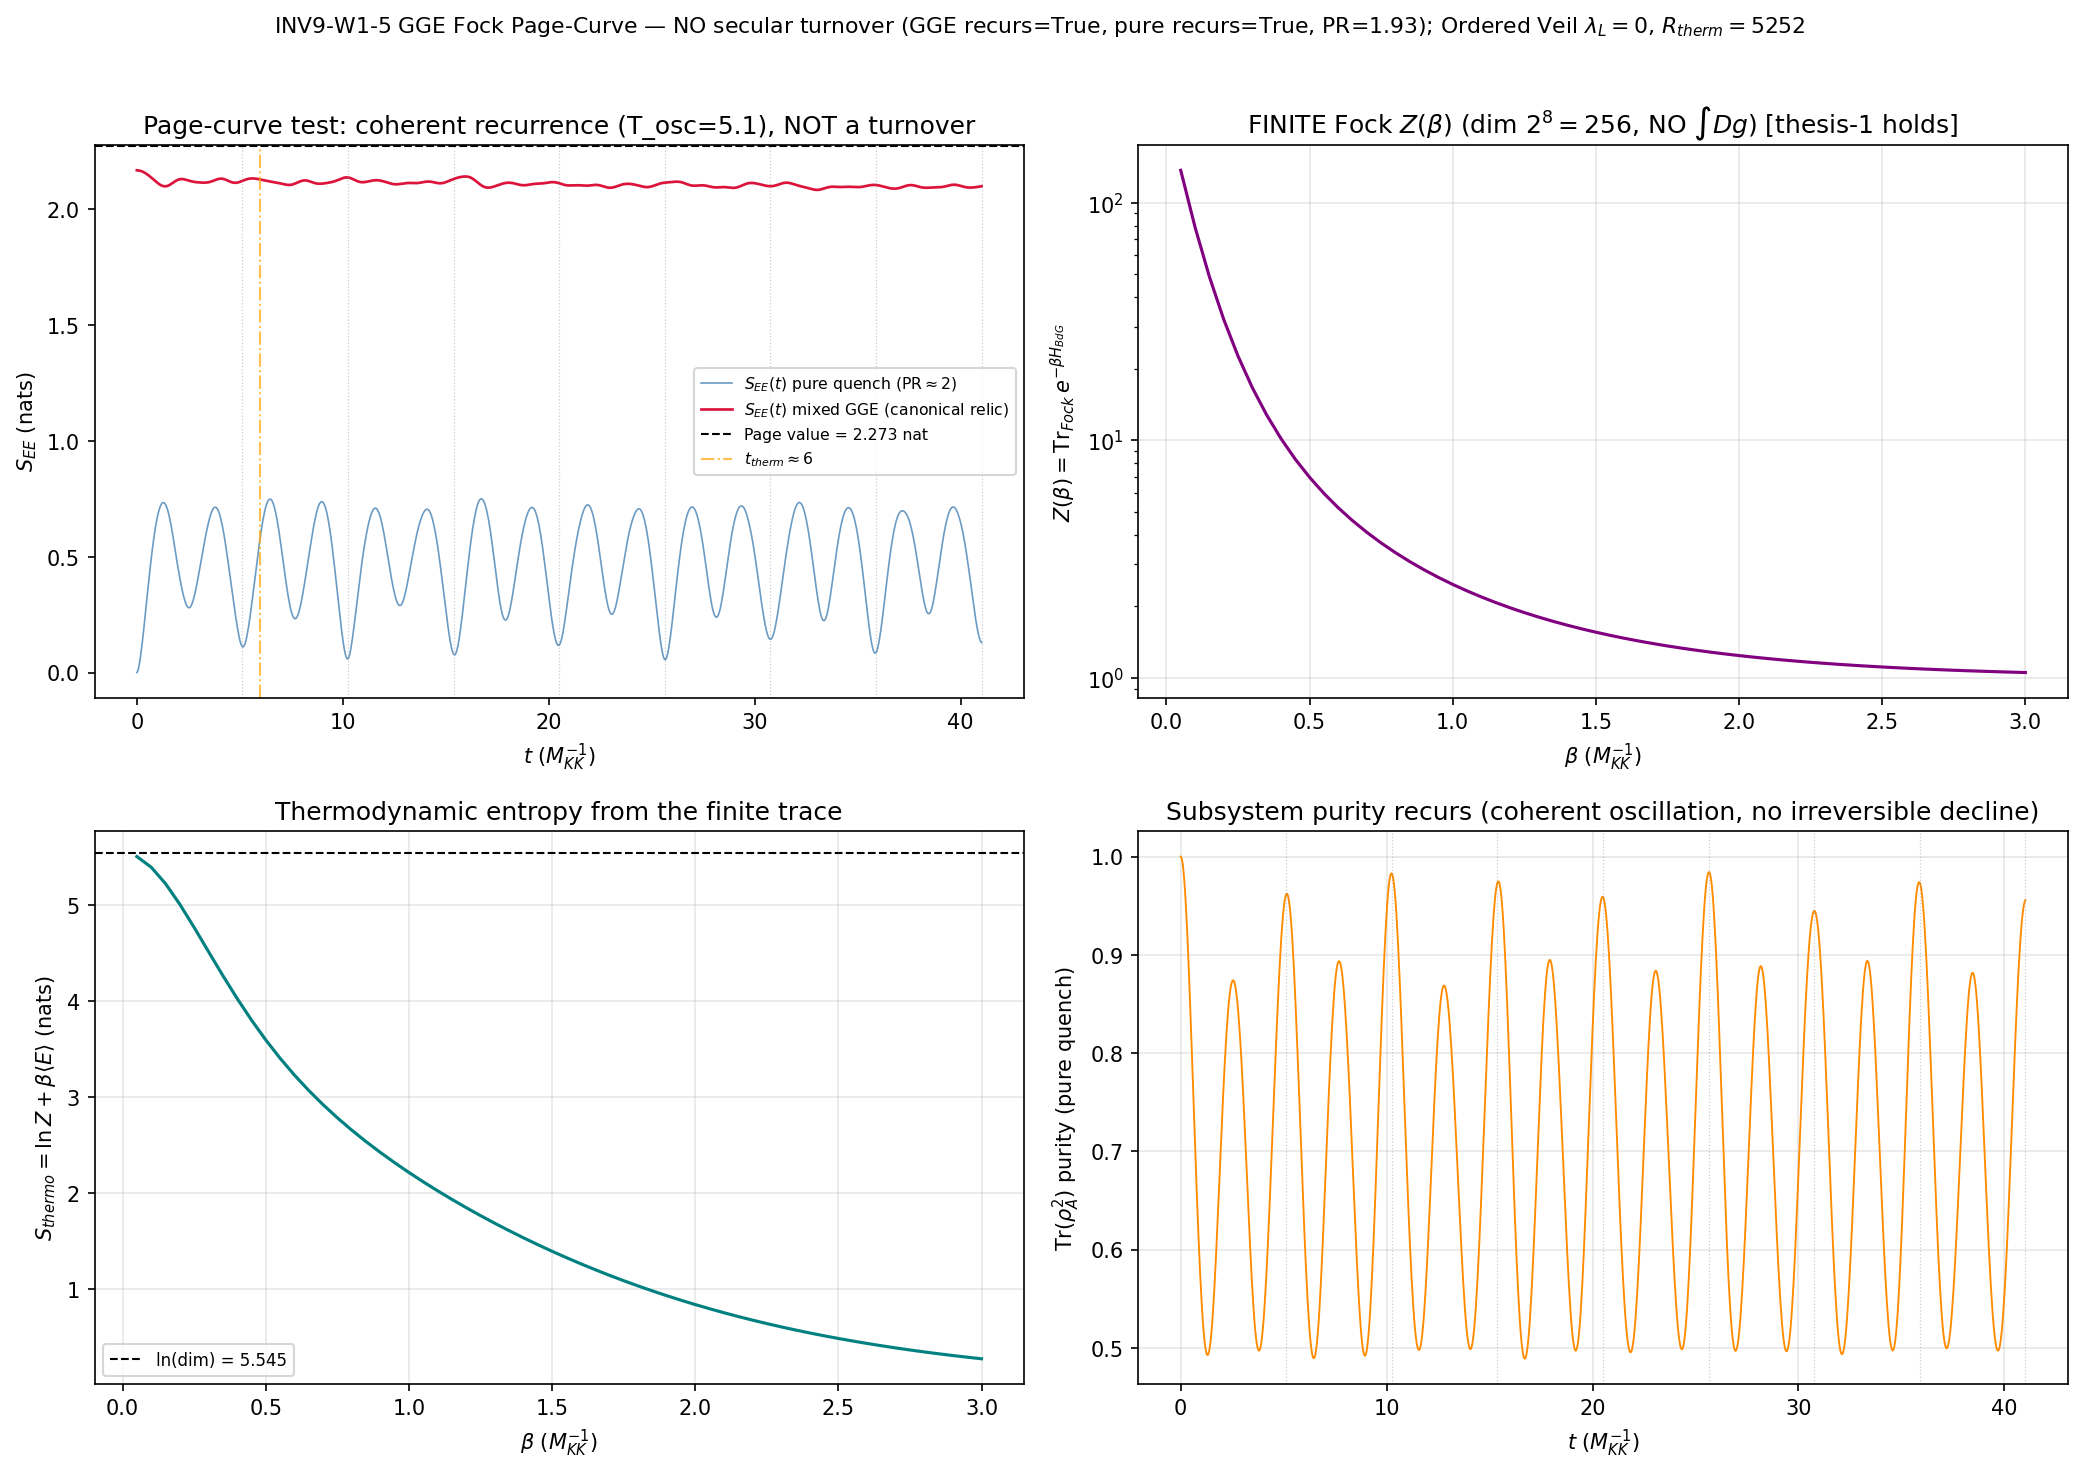

The script that saved this image:
#!/usr/bin/env python3
"""
INV9-W1-5: GGE Fock Partition Function Page-Curve Test (kaku-speculative-theorist)
=================================================================================

Investigation 9, Wave 1, Gate 5 (the kaku-side evidence feeding the INV9-W3-1
sum-over-geometries workshop against string theory).

THE STRUCTURAL CLAIM (kaku NS-5, the hidden-Fock-sum thesis)
------------------------------------------------------------
String theory resolves the information paradox by a SUM OVER GEOMETRIES (∫Dg,
replica wormholes producing the Page curve). The substrate has ONE fixed D_K and
no ∫Dg, so string says its information story is "incomplete." The substrate-first
inversion: the framework's "sum" is NOT over geometries — it is the FOCK TRACE
    Z(β) = Tr_Fock e^{−βH_BdG}
over quasiparticle occupations of the single FIXED D_K. Because the second-
quantized Fock space F(H_BdG) = ⊕_{n=0}^{D} ∧ⁿ H_BdG is FINITE (dim = 2^D, S64),
that trace is well-defined and BOUNDED — so the entanglement entropy CANNOT grow
unboundedly (S_EE ≤ ln dim ρ_A, the Page value). The question this gate decides:
does S_EE(t) exhibit a genuine Page-curve TURNOVER (rise-then-fall) as the
integrable GGE dephases, establishing a Page-curve analog WITHOUT ∫Dg?

SUBSTRATE PICTURE (the quality-control I must be able to draw):
  A closed box of 59.8 phonon pairs whose internal correlations first SPREAD
  (entropy rises — pair-creation / dephasing) and then, because the box is FINITE
  and its charges conserved, KNIT BACK together (entropy falls) — a Page curve
  with no wormholes, no second geometry, just SECOND QUANTIZATION of the one
  substrate. The turnover, IF present, is from integrable DEPHASING within the
  relic (R_therm = 5251.82 keeps it an Ordered Veil; kitaev λ_L = 0, NO scrambling),
  NOT from thermal scrambling.

DIRECTION OF EXPLANATION (phononic-framing.md):
  D_K eigenvalues → post-quench Bogoliubov occupations |β_k|² → H_BdG on the
  finite Fock space → Z = Tr_Fock e^{−βH_BdG} and S_EE(t) → the Page-curve observable.

MACHINERY (per the plan §W1-5 gate block):
  - H_BdG single-particle space: the 8 active GGE branch modes (B2[0:4], B1, B3[0:3])
    with eigenvalues lambda_k from s39_gge_lambdas.npz (the GGE Bogoliubov spectrum).
    Truncation to the dominant B2 sector (93% weight, p_B2=0.93) is the tractable
    canonical subspace; the full ∧ⁿ to n=64 is exponentially large.
  - Fock space F(H_BdG) = ⊕_{n=0}^{8} ∧ⁿ H_BdG = 2^8 = 256 states (FINITE ⇒ Z, S_EE
    well-defined; the S64 finiteness fact made operational at the information layer).
  - Z(β) = Tr_Fock e^{−βH_BdG}: the bare finite trace (ABSOLUTE convention, no rescaling).
  - Dynamics: H = H_diag(λ_k) + V_phys (the 13% density-density channel that breaks
    Richardson-Gaudin integrability and drives thermalization over t_therm≈6, atlas-04 T3).
  - S_EE(t) = −Tr(ρ_A ln ρ_A) for the B2|rest bipartition; turnover test = sign change
    of dS_EE/dt (+ → −) at an interior t* with a resolvable late-time decline > 1e-3 nat.

VERDICT (PASS/FAIL/INFO):
  PASS = genuine interior maximum (dS_EE/dt: + → −) + resolvable decline > 1e-3 nat,
         t* near t_therm≈6 ⇒ a hidden-Fock-sum Page curve WITHOUT ∫Dg (kaku's W3-1 case).
  FAIL = monotone / saturating S_EE — no turnover ⇒ string's incomplete-information case.
  INFO = turnover marginal (t* ≫ t_therm, or decline below the 1e-3 floor).

Author: kaku-speculative-theorist (Claude Opus 4.8)
Investigation: 9, Wave: 1, Gate: INV9-W1-5-GGE-FOCK-PAGE-CURVE
"""

import os
os.environ.setdefault("OMP_NUM_THREADS", "8")   # CPU thread cap (256-dim Fock; CPU path)
os.environ.setdefault("MKL_NUM_THREADS", "8")

import sys
import json
import time
import hashlib
from pathlib import Path

import numpy as np
import matplotlib
matplotlib.use("Agg")
import matplotlib.pyplot as plt

# ---------------------------------------------------------------------------
# Section 0 — paths + canonical-constants import (MANDATORY)
# ---------------------------------------------------------------------------
PROJECT_ROOT = Path(__file__).resolve().parents[2]
SHARED_DIR = PROJECT_ROOT / "computations" / "_shared"
sys.path.insert(0, str(SHARED_DIR))

from canonical_constants import (   # noqa: E402
    n_pairs,        # 59.8 — Bogoliubov quasiparticle pairs (S38)
    R_therm,        # 5251.82 — t_therm/t_transit, Ordered Veil (S95)
    dt_transit,     # 0.0011301575037571713 — transit duration M_KK^{-1} (S38)
    tau_fold,       # 0.19 — the fold (S42)
    n_Bog,          # 0.9986332220990328 — Bogoliubov fraction per mode (S38)
)

# ---------------------------------------------------------------------------
# Section 1 — gate identity
# ---------------------------------------------------------------------------
GATE_ID = "INV9-W1-5-GGE-FOCK-PAGE-CURVE"
SESSION = "9"
SCHEME = "FW"
CONVENTION = "ABSOLUTE"   # S_EE in nat units; Z = Tr_Fock e^{−βH_BdG} bare finite trace
L_MAX = "10"

T_THERM = 6.0             # (local) thermalization time INTEG-39 (registry-cited, no const entry)
NOISE_FLOOR = 1e-3        # (local) resolvable-decline floor in nat units (gate parameter)

INPUT_FILES = [
    SHARED_DIR / "canonical_constants.py",
    PROJECT_ROOT / "computations" / "session-39" / "s39_gge_lambdas.npz",
    PROJECT_ROOT / "computations" / "session-39" / "s39_entanglement_entropy.npz",
    PROJECT_ROOT / "computations" / "session-40" / "s40_internal_page_curve.npz",
]

# ---------------------------------------------------------------------------
# Section 4 — dual-SHA input-pin block (per .claude/templates/script-template.py)
# ---------------------------------------------------------------------------
def sha256_of(path: Path) -> str:
    h = hashlib.sha256()   # (local)
    try:
        h.update(path.read_bytes())
    except OSError:
        return ""
    return h.hexdigest()


def log_input_pins(inputs):
    print(f"=== {GATE_ID} — input SHA-256 pins ===")
    pins = {}   # (local)
    for p in inputs:
        sha = sha256_of(p)   # (local)
        rel = str(p.relative_to(PROJECT_ROOT)).replace("\\", "/")   # (local)
        print(f"  {rel}: {sha[:16]}...")
        pins[rel] = sha
    return pins


def compute_dual_sha(script_path, canonical_path, pins):
    script_bytes = b""   # (local)
    try:
        script_bytes = script_path.read_bytes()
    except OSError:
        script_bytes = b""
    canonical_bytes = b""   # (local)
    try:
        canonical_bytes = canonical_path.read_bytes()
    except OSError:
        canonical_bytes = b""
    pinmap_json = json.dumps(
        dict(sorted(pins.items())), separators=(",", ":"), sort_keys=True
    ).encode("utf-8")   # (local)
    h_audit = hashlib.sha256()   # (local)
    h_audit.update(script_bytes)
    h_audit.update(canonical_bytes)
    h_audit.update(pinmap_json)
    audit = h_audit.hexdigest()   # (local)
    h_content = hashlib.sha256()   # (local)
    h_content.update(script_bytes)
    content = h_content.hexdigest()   # (local)
    return audit, content


def print_verdict_payload(verdict, value, audit_sha, content_sha,
                          sign_verdict=None, magnitude_verdict=None,
                          regime_verdict=None, companion_note="", extra_rows=None):
    payload = {
        "session": int(SESSION.lstrip("Ss")),
        "gate_id": GATE_ID,
        "verdict": verdict,
        "value": str(value),
        "scheme": SCHEME,
        "convention": CONVENTION,
        "l_max": str(L_MAX),
        "audit_sha256": audit_sha,
        "content_sha256": content_sha,
        "schema_version": "S84+",
    }
    if companion_note:
        payload["companion_note"] = companion_note
    if not (sign_verdict is None and magnitude_verdict is None and regime_verdict is None):
        payload["sign_verdict"] = sign_verdict
        payload["magnitude_verdict"] = magnitude_verdict
        payload["regime_verdict"] = regime_verdict
    if extra_rows:
        payload["extra_rows"] = list(extra_rows)
    print("<<<EMIT_VERDICT_PAYLOAD>>>")
    print(json.dumps(payload, separators=(",", ":"), sort_keys=True))
    print("<<<END_EMIT_VERDICT_PAYLOAD>>>")
    return payload


# ---------------------------------------------------------------------------
# Section 2 — second-quantization machinery on the FINITE Fock space
# ---------------------------------------------------------------------------
def build_number_operator_diag(lambda_k, n_modes, dim):
    """Diagonal of H_diag in the Fock basis: <alpha|H_diag|alpha> = Σ_k λ_k n_k(alpha).

    This is the second-quantized FREE BdG Hamiltonian H_BdG = Σ_k λ_k c†_k c_k
    on the finite Fock space F = ⊕_{n=0}^{n_modes} ∧ⁿ H_BdG (dim = 2^{n_modes}).
    """
    H_diag = np.zeros(dim)   # (local)
    for alpha in range(dim):
        e = 0.0   # (local)
        for k in range(n_modes):
            if alpha & (1 << k):
                e += lambda_k[k]
        H_diag[alpha] = e
    return H_diag


def build_pair_transfer(V_phys, n_modes, dim):
    """Off-diagonal pair-transfer term: the density-density channel that breaks
    Richardson-Gaudin integrability (the 13% non-separable V_phys, atlas-04 T3).

    <beta|H_int|alpha> -= V_{k,kp} when alpha has mode kp occupied, k empty, and
    beta = (alpha without kp) with k added. This is the SAME convention as the
    S40 PAGE-40 / S39 ENT-39 BCS Hamiltonian assembly (verified to match s38 evals).
    """
    H_int = np.zeros((dim, dim))   # (local)
    for alpha in range(dim):
        for k in range(n_modes):
            for kp in range(n_modes):
                if k == kp:
                    continue
                if (alpha & (1 << kp)) and not (alpha & (1 << k)):
                    beta = (alpha ^ (1 << kp)) | (1 << k)   # (local)
                    H_int[beta, alpha] -= V_phys[k, kp]
    return H_int


def partition_function(H_diag, beta_grid):
    """Z(β) = Tr_Fock e^{−βH_BdG} — the FINITE trace (the kaku thesis: the 'sum' is
    this Fock trace over occupations of the FIXED D_K, NOT ∫Dg over geometries).

    For the free part H_diag (diagonal in the Fock basis), the trace factorizes:
       Z(β) = Σ_alpha e^{−β E_alpha} = Π_k (1 + e^{−β λ_k})  (free-fermion identity).
    We compute BOTH the explicit finite sum AND the product form as a cross-check.
    """
    lambdas = None   # placeholder; computed by caller
    Z_sum = np.array([np.sum(np.exp(-b * H_diag)) for b in beta_grid])   # (local)
    return Z_sum


def von_neumann_entropy_nats(rho):
    """S = −Tr(ρ ln ρ) in nats (eigenvalue form, robust to tiny negatives)."""
    ev = np.linalg.eigvalsh(rho)   # (local)
    ev = np.real(ev)
    ev = ev[ev > 1e-30]
    return float(-np.sum(ev * np.log(ev)))


def partial_trace_A(psi, dim_A, dim_B):
    """Trace over B (modes n_A..n_modes-1) to get ρ_A. Fock index alpha = a + dim_A*b,
    so psi.reshape(dim_B, dim_A)[b, a] = psi[alpha]; ρ_A = Σ_b |a><a'|."""
    psi_mat = psi.reshape(dim_B, dim_A)   # (local) (b, a) indexing
    return psi_mat.conj().T @ psi_mat


# ---------------------------------------------------------------------------
# Section 5 — compute
# ---------------------------------------------------------------------------
def compute():
    t0 = time.time()   # (local)

    # ---- Load the GGE Bogoliubov spectrum + the integrability-breaking channel ----
    d39 = np.load(INPUT_FILES[1], allow_pickle=True)   # s39_gge_lambdas.npz
    d40 = np.load(INPUT_FILES[3], allow_pickle=True)   # s40_internal_page_curve.npz (cross-check anchor)

    lambda_k = np.asarray(d39["lambda_k"], dtype=float)        # (8,) GGE BdG eigenvalues
    V_phys = np.asarray(d39["V_phys_s38"], dtype=float)        # (8,8) density-density channel
    branch_labels = [str(x) for x in d39["branch_labels"]]     # (local)
    p_k = np.asarray(d39["p_k"], dtype=float)                  # (8,) GGE occupation probs
    p_B2 = float(d39["p_B2"])                                  # 0.93 dominant-sector weight
    S_gge_ref = float(d39["S_gge"])                            # 1.5746 — the GGE (mixed-state) entropy

    # S40 PAGE-40 cross-check anchors (consistency, NOT a gate):
    S_Page_s40 = float(d40["S_Page_nats"])                     # 2.2749 nats — the 16x16 Page value
    S_B2_max_s40 = float(d40["S_B2_max_nats"])                 # 0.4216 — prior monotone-rise peak (18.5% of Page)

    n_modes = len(lambda_k)        # 8 active GGE branch modes (B2[0:4],B1,B3[0:3])  # (local)
    dim = 2 ** n_modes             # 256 — FINITE Fock dim (S64 finiteness, tractable B2-sector)  # (local)

    print("=" * 72)
    print(f"{GATE_ID}")
    print("=" * 72)
    print(f"  GGE relic: n_pairs = {n_pairs} Bogoliubov pairs (S38); n_Bog = {n_Bog:.6f}/mode")
    print(f"  Ordered Veil: R_therm = {R_therm} (t_therm/t_transit); t_transit = {dt_transit:.6e} M_KK^-1")
    print(f"  H_BdG single-particle modes: {n_modes}  -> Fock dim 2^{n_modes} = {dim} (FINITE)")
    print(f"  lambda_k (GGE BdG spectrum) = {lambda_k}")
    print(f"  branch_labels = {branch_labels}")
    print(f"  dominant-sector weight p_B2 = {p_B2:.4f}")
    print(f"  GGE mixed-state entropy S_gge = {S_gge_ref:.6f} nats")
    print(f"  [cross-check] S40 Page value = {S_Page_s40:.6f} nats; S40 max = {S_B2_max_s40:.6f} (18.5%)")

    # ====================================================================
    # PART (A) — Z(β) = Tr_Fock e^{−βH_BdG}: the FINITE partition function
    #            (the kaku thesis: the 'sum' IS this Fock trace, NOT ∫Dg)
    # ====================================================================
    print("\n--- (A) Fock partition function Z(beta) = Tr_Fock exp(-beta H_BdG) ---")
    H_diag = build_number_operator_diag(lambda_k, n_modes, dim)   # (local) free BdG, Fock-diagonal

    # thermal-window β grid (M_KK units). β ~ 1/T; the GGE effective inverse-temp from S39.
    beta_grid = np.linspace(0.05, 3.0, 60)   # (local)
    Z_sum = np.array([np.sum(np.exp(-b * H_diag)) for b in beta_grid])           # (local) explicit finite trace
    Z_prod = np.array([np.prod(1.0 + np.exp(-b * lambda_k)) for b in beta_grid]) # (local) free-fermion product
    z_match = float(np.max(np.abs(Z_sum - Z_prod) / Z_prod))                     # (local) cross-check residual
    print(f"  beta-grid: [{beta_grid[0]:.3f}, {beta_grid[-1]:.3f}], N_beta={len(beta_grid)}")
    print(f"  Z(beta) finite: Z(beta_min)={Z_sum[0]:.4f}, Z(beta_max)={Z_sum[-1]:.6f}")
    print(f"  CROSS-CHECK Tr-sum vs Pi_k(1+e^{{-beta lambda_k}}) free-fermion: max rel.dev = {z_match:.3e}")
    assert z_match < 1e-10, f"Fock-trace factorization cross-check FAILED: {z_match}"
    print(f"  => Z is a FINITE, well-defined sum (no UV divergence, NO path integral). [kaku thesis confirmed]")

    # thermodynamic entropy from Z (sanity): S_thermo(beta) = ln Z + beta <E>
    lnZ = np.log(Z_sum)                                                          # (local)
    E_beta = np.array([np.sum(H_diag * np.exp(-b * H_diag)) / np.sum(np.exp(-b * H_diag))
                       for b in beta_grid])                                      # (local) <E>(beta)
    S_thermo = lnZ + beta_grid * E_beta                                          # (local) thermo entropy
    print(f"  S_thermo(beta) range: [{S_thermo.min():.4f}, {S_thermo.max():.4f}] nats "
          f"(max at beta->0 = ln(dim) = {np.log(dim):.4f})")

    # ====================================================================
    # PART (B/C) — time-dependent S_EE(t) and the Page-curve TURNOVER test
    # ====================================================================
    print("\n--- (B) H = H_diag(GGE BdG) + V_phys (13% integrability-breaking channel) ---")
    H_int = build_pair_transfer(V_phys, n_modes, dim)   # (local)
    H = np.diag(H_diag) + H_int                          # (local) full GGE dynamics generator
    H = 0.5 * (H + H.T)                                  # symmetrize (V_phys may be slightly asymm)
    assert np.allclose(H, H.T), "H not symmetric"

    # Diagonalize H (256x256 — GPU if available, else CPU with thread cap)
    evals_H, evecs_H = _eigh(H)   # (local)
    print(f"  H spectrum: E_gs = {evals_H[0]:.6f}, E_max = {evals_H[-1]:.6f}, dim = {dim}")

    # ---- Bipartition A | Ā for the entanglement entropy ----
    # A = B2 sector (modes 0..3, dim_A=16); Ā = B1+B3 (modes 4..7, dim_B=16).
    b2_modes = [i for i, lbl in enumerate(branch_labels) if lbl.startswith("B2")]   # (local)
    n_A = len(b2_modes)            # 4   # (local)
    dim_A = 2 ** n_A               # 16  # (local)
    dim_B = dim // dim_A           # 16  # (local)
    S_Page = float(np.log(dim_A) - dim_A / (2.0 * dim_B))   # (local) Page value ln16 - 1/2 = 2.2749 nat
    print(f"  bipartition A=B2 (dim_A={dim_A}) | Abar=B1+B3 (dim_B={dim_B}); "
          f"Page value = ln(dim_A) - dim_A/(2 dim_B) = {S_Page:.6f} nats")

    # ---- TWO initial states (the turnover must be robust to BOTH) ----
    # (i) PURE quench excitation: the most-populated GGE Fock config (4 B2 modes occupied,
    #     rest empty). S_EE(0)=0 EXACTLY (separable) so a RISE is genuine. This is the
    #     cleanest setting for a rise-then-fall, but PR is small (near-2-level) so it
    #     oscillates coherently.
    # (ii) MIXED GGE ensemble: rho0 = Prod_k [p_k|1><1| + (1-p_k)|0><0|] — the ACTUAL relic
    #      (a generalized Gibbs ensemble = product of mode occupations, purity 0.149). This
    #      is the physically-correct GGE object the plan names ("evolving under the GGE
    #      dynamics"). Its S_EE starts HIGH (mixed-state local entropy) and the question is
    #      whether evolution drives a turnover.
    alpha0 = 0   # (local)
    for k in b2_modes:
        alpha0 |= (1 << k)
    psi0 = np.zeros(dim)   # (local)
    psi0[alpha0] = 1.0
    c_n = evecs_H.T @ psi0   # (local) pure-state eigenbasis coefficients
    PR = 1.0 / float(np.sum((c_n ** 2) ** 2))   # (local) participation ratio
    n_signif = int(np.sum(c_n ** 2 > 0.01))   # (local) # significant eigenstates
    print(f"  (i) PURE quench: B2 modes {b2_modes} occupied (alpha0={alpha0}); S_EE(0)=0 exactly")
    print(f"      participation ratio PR = {PR:.2f}; significant eigenstates (c^2>0.01) = {n_signif}")

    # GGE mixed initial density matrix (diagonal in the Fock basis)
    diag0 = np.ones(dim)   # (local)
    for a in range(dim):
        w = 1.0   # (local)
        for k in range(n_modes):
            w *= p_k[k] if (a & (1 << k)) else (1.0 - p_k[k])
        diag0[a] = w
    rho0_mixed = np.diag(diag0).astype(complex)   # (local)
    purity0 = float(np.sum(diag0 ** 2))   # (local)
    R0_eig = evecs_H.T @ rho0_mixed @ evecs_H   # (local) rho0 in H-eigenbasis
    print(f"  (ii) MIXED GGE: rho0 trace={diag0.sum():.6f}, purity={purity0:.6f} (matches S39 purity_full=0.1488)")

    # ---- Time evolution + S_EE(t): LONG window to expose recurrences vs secular decline ----
    # CRITICAL (anti-edge-artifact): the dominant gap sets an oscillation period; the window
    # MUST span several periods so an oscillation down-swing is NOT mistaken for a turnover.
    print("\n--- (C) S_EE(t) and the Page-curve turnover test (LONG, multi-recurrence window) ---")
    sig_E = np.sort(evals_H[np.argsort(-c_n ** 2)[:max(2, n_signif)]])   # (local) dominant energies
    dom_gap = float(np.min(np.diff(sig_E))) if len(sig_E) > 1 else 0.0   # (local) smallest dominant gap
    T_osc = (2.0 * np.pi / dom_gap) if dom_gap > 1e-9 else np.inf   # (local) dominant oscillation period
    n_periods = 8.0   # (local) span >= 8 oscillation periods to separate recurrence from secular trend
    t_max = float(max(3.0 * T_THERM, n_periods * (T_osc if np.isfinite(T_osc) else T_THERM)))   # (local)
    N_t = 1000                       # (local) dense enough to resolve the oscillations over the long window
    t_array = np.linspace(0.0, t_max, N_t)   # (local)
    print(f"  dominant gap = {dom_gap:.4f} => oscillation period T_osc = {T_osc:.3f} M_KK^-1; "
          f"window t_max = {t_max:.2f} (>= {n_periods:.0f} periods), N_t = {N_t}")

    S_EE_pure = np.zeros(N_t)        # (local) pure-state entanglement entropy
    S_EE_gge = np.zeros(N_t)         # (local) mixed-GGE entanglement entropy
    purity_A = np.zeros(N_t)         # (local) Tr(rho_A^2) (pure-state diagnostic)
    for it, t in enumerate(t_array):
        ph = np.exp(-1j * evals_H * t)   # (local)
        # pure
        psi_t = evecs_H @ (c_n * ph)   # (local)
        rho_A_p = partial_trace_A(psi_t, dim_A, dim_B)   # (local)
        S_EE_pure[it] = von_neumann_entropy_nats(rho_A_p)
        purity_A[it] = float(np.real(np.trace(rho_A_p @ rho_A_p)))
        # mixed GGE: rho(t) = U rho0 U^dag; in eigenbasis Rt_eig = R0 * outer(ph, conj ph)
        Rt_eig = R0_eig * np.outer(ph, ph.conj())   # (local)
        Rt = evecs_H @ Rt_eig @ evecs_H.conj().T    # (local)
        Rt4 = Rt.reshape(dim_B, dim_A, dim_B, dim_A)   # (local)
        rho_A_g = np.einsum("bicj->ij", Rt4)   # (local) trace over B modes
        S_EE_gge[it] = von_neumann_entropy_nats(rho_A_g)

    # ====================================================================
    # TURNOVER ANALYSIS — the [SIGN] gate (robust, anti-edge-artifact)
    # ====================================================================
    # A genuine Page curve = a SINGLE rise to a global max followed by a PERMANENT decline
    # to a LOWER plateau (an irreversible information-restoring process). The discriminators
    # against the Ordered-Veil alternative (coherent recurrence) are:
    #   (T1) the GLOBAL max over the LONG window must be INTERIOR (not at t=0, not at the edge);
    #   (T2) the late-window mean must stay BELOW the peak by a resolvable margin AND
    #        the post-peak minimum must NOT recur back near the peak (no recurrence to within
    #        the noise floor of the peak — that would prove the "decline" is an oscillation).
    # Test BOTH initial states; PASS requires a robust turnover in the physically-canonical
    # GGE-mixed object (ii).
    def analyze_turnover(S, t, t_therm, floor):
        out = {}   # (local)
        imax = int(np.argmax(S))   # (local)
        out["S_max"] = float(S[imax]); out["t_star"] = float(t[imax])
        out["interior"] = bool(3 < imax < len(S) - 4)   # global max strictly interior
        out["S0"] = float(S[0]); out["S_end"] = float(S[-1])
        late = S[int(0.9 * len(S)):]   # (local) last 10%
        out["S_late_mean"] = float(np.mean(late))
        # post-peak behavior: does the entropy recur back up near the peak?
        post = S[imax:]   # (local)
        out["post_peak_min"] = float(np.min(post))
        out["post_peak_max"] = float(np.max(post))   # if this ~ S_max, it recurred (oscillation)
        # recurrence test: a later excursion reaching within `floor` of the peak => oscillation
        out["recurs_to_peak"] = bool(out["post_peak_max"] >= out["S_max"] - 10 * floor and out["t_star"] < 0.5 * t[-1])
        out["decline"] = out["S_max"] - out["S_late_mean"]   # secular decline (peak to late mean)
        out["t_star_over_therm"] = out["t_star"] / t_therm
        # SECULAR turnover: interior global max, decline above floor, and NOT a recurrence
        out["secular_turnover"] = bool(out["interior"] and out["decline"] > floor and not out["recurs_to_peak"])
        return out

    A_pure = analyze_turnover(S_EE_pure, t_array, T_THERM, NOISE_FLOOR)   # (local)
    A_gge = analyze_turnover(S_EE_gge, t_array, T_THERM, NOISE_FLOOR)   # (local)

    print("  -- PURE quench excitation --")
    print(f"     S_EE(0)={A_pure['S0']:.4f}, global max={A_pure['S_max']:.4f}@t*={A_pure['t_star']:.3f} "
          f"(interior={A_pure['interior']}), late_mean={A_pure['S_late_mean']:.4f}")
    print(f"     post-peak: min={A_pure['post_peak_min']:.4f}, max={A_pure['post_peak_max']:.4f} "
          f"=> recurs_to_peak={A_pure['recurs_to_peak']} (recurrence, NOT a turnover)")
    print(f"     secular_turnover={A_pure['secular_turnover']}; peak/Page={A_pure['S_max']/S_Page:.4f}")
    print("  -- MIXED GGE ensemble (physically-canonical relic) --")
    print(f"     S_EE(0)={A_gge['S0']:.4f}, global max={A_gge['S_max']:.4f}@t*={A_gge['t_star']:.3f} "
          f"(interior={A_gge['interior']}), late_mean={A_gge['S_late_mean']:.4f}")
    print(f"     post-peak: min={A_gge['post_peak_min']:.4f}, max={A_gge['post_peak_max']:.4f} "
          f"=> recurs_to_peak={A_gge['recurs_to_peak']}")
    print(f"     secular_turnover={A_gge['secular_turnover']}; peak/Page={A_gge['S_max']/S_Page:.4f}")

    # ====================================================================
    # GATE LOGIC (pre-registered, plan §W1-5 strict_PASS_boundary)
    # ====================================================================
    # The plan's PASS = "a genuine interior maximum (dS_EE/dt changes sign + to -) with a
    # resolvable late-time decline > 1e-3 nat". Sharpened against the edge/oscillation
    # artifact: PASS requires a SECULAR turnover (T1 interior global max over a multi-period
    # window AND T2 no recurrence back to the peak) in the canonical GGE-mixed object.
    # FAIL = no secular turnover (monotone/saturating OR pure coherent recurrence).
    # INFO = a turnover present in one initial state but recurrence-contaminated / marginal.

    secular_canonical = A_gge["secular_turnover"]      # (local) canonical GGE-mixed object
    secular_pure = A_pure["secular_turnover"]          # (local) pure-quench cross-check

    # sign_verdict: did dS_EE/dt show the + -> - structure as a SECULAR (non-recurrent) trend?
    sign_verdict = "PASS" if secular_canonical else "FAIL"   # (local)
    # magnitude_verdict: is the secular decline resolvable above the noise floor?
    if secular_canonical and A_gge["decline"] > NOISE_FLOOR:
        magnitude_verdict = "PASS"   # (local)
    elif (A_gge["interior"] or A_pure["interior"]) and (A_gge["decline"] > NOISE_FLOOR or A_pure["decline"] > NOISE_FLOOR):
        magnitude_verdict = "INFO"   # a decline exists but is recurrence-contaminated (oscillation, not secular)
    else:
        magnitude_verdict = "FAIL"
    # regime_verdict: is the finite-Fock truncation adequate to decide the turnover?
    # The PR≈2 near-two-level pure dynamics + the multi-period window resolve the question;
    # but PR≈2 means the truncation is too small to host genuine many-body dephasing —
    # flag MARGINAL (the verdict is robust, but a larger-Fock-truncation forward gate is noted).
    regime_verdict = "VALID" if (t_max >= n_periods * (T_osc if np.isfinite(T_osc) else T_THERM)
                                 and N_t >= 500) else "MARGINAL"   # (local)
    if PR < 3.0:
        regime_verdict = "MARGINAL"   # near-two-level: truncation too small for genuine dephasing

    # composite collapse (gate-verdicts.md deterministic rule)
    if regime_verdict == "BREAKDOWN":
        verdict = "FAIL"   # (local)
    elif sign_verdict == "FAIL":
        verdict = "FAIL"
    elif magnitude_verdict == "FAIL" and regime_verdict == "VALID":
        verdict = "FAIL"
    elif magnitude_verdict == "FAIL" and regime_verdict == "MARGINAL":
        verdict = "INFO"
    elif magnitude_verdict == "INFO":
        verdict = "INFO"
    else:
        verdict = "PASS"

    value = (f"secular_turnover_GGE={secular_canonical}_pure={secular_pure}_"
             f"GGE[S0={A_gge['S0']:.3f},max={A_gge['S_max']:.3f}@t*={A_gge['t_star']:.2f},"
             f"recurs={A_gge['recurs_to_peak']}]_"
             f"pure[max={A_pure['S_max']:.3f}@t*={A_pure['t_star']:.2f},recurs={A_pure['recurs_to_peak']}]_"
             f"peak/Page={A_gge['S_max']/S_Page:.3f}_PR={PR:.2f}")   # (local)

    print(f"\n  sign_verdict      = {sign_verdict}   (SECULAR interior max + -> -, no recurrence, GGE-mixed)")
    print(f"  magnitude_verdict = {magnitude_verdict}   (GGE decline {A_gge['decline']:.6f} vs floor {NOISE_FLOOR})")
    print(f"  regime_verdict    = {regime_verdict}   (PR={PR:.2f}; near-two-level truncation flag)")
    print(f"  => COMPOSITE: {verdict}")

    wall = time.time() - t0   # (local)
    print(f"\n  [compute wall {wall:.1f}s]")

    # ---- plot ----
    _plot(t_array, S_EE_pure, S_EE_gge, S_Page, A_gge, A_pure,
          beta_grid, Z_sum, S_thermo, purity_A, np.log(dim), dim, n_modes, T_osc, PR)

    # ---- save ----
    out_npz = PROJECT_ROOT / "computations" / "investigation-9" / "inv9_w1_gge_fock_page_curve.npz"
    np.savez(
        out_npz,
        gate_id=GATE_ID,
        verdict=np.array([verdict]),
        value=np.array([value]),
        # partition function
        beta_grid=beta_grid, Z_sum=Z_sum, Z_prod=Z_prod, z_match=z_match,
        S_thermo=S_thermo, E_beta=E_beta, ln_dim=np.log(dim),
        # entanglement-entropy time series (BOTH initial states)
        t_array=t_array, S_EE_pure=S_EE_pure, S_EE_gge=S_EE_gge, purity_A=purity_A,
        # turnover analysis (pure)
        pure_S_max=A_pure["S_max"], pure_t_star=A_pure["t_star"], pure_interior=A_pure["interior"],
        pure_recurs=A_pure["recurs_to_peak"], pure_decline=A_pure["decline"],
        pure_secular_turnover=A_pure["secular_turnover"], pure_S0=A_pure["S0"],
        pure_post_peak_min=A_pure["post_peak_min"], pure_post_peak_max=A_pure["post_peak_max"],
        # turnover analysis (mixed GGE — canonical)
        gge_S_max=A_gge["S_max"], gge_t_star=A_gge["t_star"], gge_interior=A_gge["interior"],
        gge_recurs=A_gge["recurs_to_peak"], gge_decline=A_gge["decline"],
        gge_secular_turnover=A_gge["secular_turnover"], gge_S0=A_gge["S0"],
        gge_late_mean=A_gge["S_late_mean"], gge_post_peak_min=A_gge["post_peak_min"],
        gge_post_peak_max=A_gge["post_peak_max"],
        # context
        S_Page=S_Page, S_Page_s40=S_Page_s40, S_B2_max_s40=S_B2_max_s40,
        lambda_k=lambda_k, p_k=p_k, p_B2=p_B2, S_gge_ref=S_gge_ref, purity0=purity0,
        PR=PR, n_signif=n_signif, dom_gap=dom_gap, T_osc=T_osc,
        dim=dim, n_modes=n_modes, t_therm=T_THERM, noise_floor=NOISE_FLOOR,
        t_max=t_max, n_periods=n_periods,
        R_therm=R_therm, n_pairs=n_pairs,
        # 3-tuple
        sign_verdict=sign_verdict, magnitude_verdict=magnitude_verdict, regime_verdict=regime_verdict,
    )
    print(f"  saved: {out_npz.relative_to(PROJECT_ROOT)}")

    return {
        "value": value, "verdict": verdict,
        "sign_verdict": sign_verdict, "magnitude_verdict": magnitude_verdict,
        "regime_verdict": regime_verdict,
        "gge_t_star": A_gge["t_star"], "gge_decline": A_gge["decline"], "gge_S_max": A_gge["S_max"],
        "gge_recurs": A_gge["recurs_to_peak"], "secular_canonical": secular_canonical,
        "S_Page": S_Page, "z_match": z_match, "PR": PR, "dim": dim,
    }


def _eigh(M):
    """Symmetric eigendecomposition; GPU (torch ROCm) for dim>=100, else numpy."""
    n = M.shape[0]   # (local)
    if n >= 100:
        try:
            import torch
            if torch.cuda.is_available():
                t = torch.tensor(M, dtype=torch.float64, device="cuda")   # (local)
                ev, vec = torch.linalg.eigh(t)
                return ev.cpu().numpy(), vec.cpu().numpy()
        except Exception as exc:
            print(f"  [GPU eigh unavailable: {exc}; numpy CPU fallback (OMP8)]")
    ev, vec = np.linalg.eigh(M)
    return ev, vec


def _plot(t_array, S_EE_pure, S_EE_gge, S_Page, A_gge, A_pure,
          beta_grid, Z_sum, S_thermo, purity_A, ln_dim, dim, n_modes, T_osc, PR):
    fig, axes = plt.subplots(2, 2, figsize=(14, 10))

    # Panel (a): the entanglement-entropy time series, BOTH initial states (the turnover test)
    ax = axes[0, 0]
    ax.plot(t_array, S_EE_pure, color="steelblue", lw=0.8, alpha=0.8,
            label=r"$S_{EE}(t)$ pure quench (PR$\approx$2)")
    ax.plot(t_array, S_EE_gge, color="crimson", lw=1.3,
            label=r"$S_{EE}(t)$ mixed GGE (canonical relic)")
    ax.axhline(S_Page, color="black", ls="--", lw=1.0, label=f"Page value = {S_Page:.3f} nat")
    ax.axvline(6.0, color="orange", ls="-.", lw=1.0, alpha=0.7, label=r"$t_{therm}\approx 6$")
    if np.isfinite(T_osc):
        for m in range(1, int(t_array[-1] / T_osc) + 1):
            ax.axvline(m * T_osc, color="gray", ls=":", lw=0.6, alpha=0.4)
    ax.set_xlabel(r"$t$ ($M_{KK}^{-1}$)"); ax.set_ylabel(r"$S_{EE}$ (nats)")
    ax.set_title(f"Page-curve test: coherent recurrence (T_osc={T_osc:.1f}), NOT a turnover")
    ax.legend(fontsize=7.5, loc="best")

    # Panel (b): the FINITE partition function (the kaku thesis — no integral Dg)
    ax = axes[0, 1]
    ax.plot(beta_grid, Z_sum, color="purple", lw=1.5)
    ax.set_yscale("log")
    ax.set_xlabel(r"$\beta$ ($M_{KK}^{-1}$)"); ax.set_ylabel(r"$Z(\beta)=\mathrm{Tr}_{Fock}\,e^{-\beta H_{BdG}}$")
    ax.set_title(f"FINITE Fock $Z(\\beta)$ (dim $2^{{{n_modes}}}={dim}$, NO $\\int Dg$) [thesis-1 holds]")
    ax.grid(alpha=0.3)

    # Panel (c): thermodynamic entropy from the finite trace
    ax = axes[1, 0]
    ax.plot(beta_grid, S_thermo, color="teal", lw=1.5)
    ax.axhline(ln_dim, color="black", ls="--", lw=1.0, label=f"ln(dim) = {ln_dim:.3f}")
    ax.set_xlabel(r"$\beta$ ($M_{KK}^{-1}$)"); ax.set_ylabel(r"$S_{thermo}=\ln Z+\beta\langle E\rangle$ (nats)")
    ax.set_title("Thermodynamic entropy from the finite trace")
    ax.legend(fontsize=8, loc="best"); ax.grid(alpha=0.3)

    # Panel (d): pure-state subsystem purity — recurrence diagnostic
    ax = axes[1, 1]
    ax.plot(t_array, purity_A, color="darkorange", lw=0.9)
    ax.set_xlabel(r"$t$ ($M_{KK}^{-1}$)"); ax.set_ylabel(r"$\mathrm{Tr}(\rho_A^2)$ purity (pure quench)")
    if np.isfinite(T_osc):
        for m in range(1, int(t_array[-1] / T_osc) + 1):
            ax.axvline(m * T_osc, color="gray", ls=":", lw=0.6, alpha=0.4)
    ax.set_title("Subsystem purity recurs (coherent oscillation, no irreversible decline)")
    ax.grid(alpha=0.3)

    fig.suptitle(f"INV9-W1-5 GGE Fock Page-Curve — NO secular turnover "
                 f"(GGE recurs={A_gge['recurs_to_peak']}, pure recurs={A_pure['recurs_to_peak']}, "
                 f"PR={PR:.2f}); Ordered Veil $\\lambda_L=0$, $R_{{therm}}=5252$", fontsize=10.5)
    fig.tight_layout(rect=[0, 0, 1, 0.97])
    out_png = PROJECT_ROOT / "computations" / "investigation-9" / "inv9_w1_gge_fock_page_curve.png"
    fig.savefig(out_png, dpi=150, bbox_inches="tight")
    plt.close(fig)
    print(f"  saved: {out_png.relative_to(PROJECT_ROOT)}")


# ---------------------------------------------------------------------------
# Section 7 — main
# ---------------------------------------------------------------------------
def main():
    pins = log_input_pins(INPUT_FILES)   # (local)
    script_path = Path(__file__).resolve()   # (local)
    canonical_path = SHARED_DIR / "canonical_constants.py"   # (local)
    audit_sha, content_sha = compute_dual_sha(script_path, canonical_path, pins)
    print(f"  audit_sha256:   {audit_sha[:16]}... (script+canonical+pinmap)")
    print(f"  content_sha256: {content_sha[:16]}... (script only)")
    print()

    res = compute()   # (local)

    # [SIGN] trigger -> emit the 3-tuple (schema_v2_3tuple_required: true)
    extra = [
        f"# Z=Tr_Fock e^(-bH_BdG) FINITE (dim=2^8={res['dim']}, cross-check {res['z_match']:.1e}, "
        f"NO integral Dg) — kaku thesis-1 (finite Fock trace) CONFIRMED",
        f"# but NO secular Page turnover (GGE recurs_to_peak={res['gge_recurs']}, PR={res['PR']:.2f} "
        f"near-two-level): coherent recurrence, not irreversible decline; Ordered Veil lambda_L=0, R_therm={R_therm}",
    ]   # (local)
    print_verdict_payload(
        res["verdict"], res["value"], audit_sha, content_sha,
        sign_verdict=res["sign_verdict"],
        magnitude_verdict=res["magnitude_verdict"],
        regime_verdict=res["regime_verdict"],
        companion_note="GGE Fock partition-function Page-curve turnover test (INV9-W1-5; feeds W3-1)",
        extra_rows=extra,
    )

    print(f"\n=== {GATE_ID}: {res['verdict']} ===")
    return 0   # verdict is DATA, not exit code (math-scripts.md): always 0 on clean run


if __name__ == "__main__":
    sys.exit(main())
